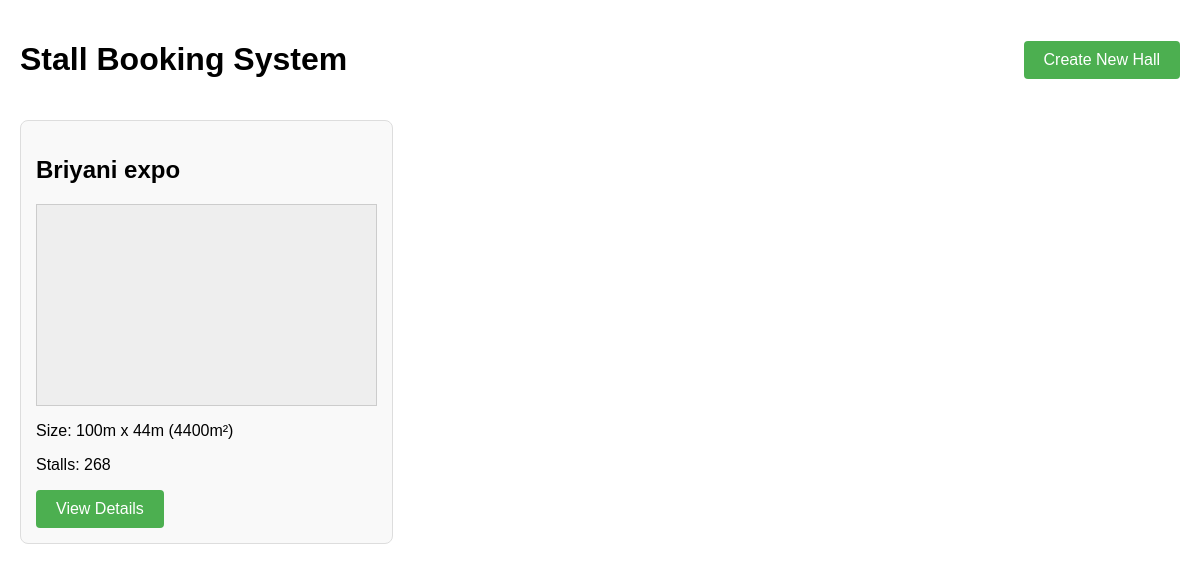
Before: /index/ with the older database file.
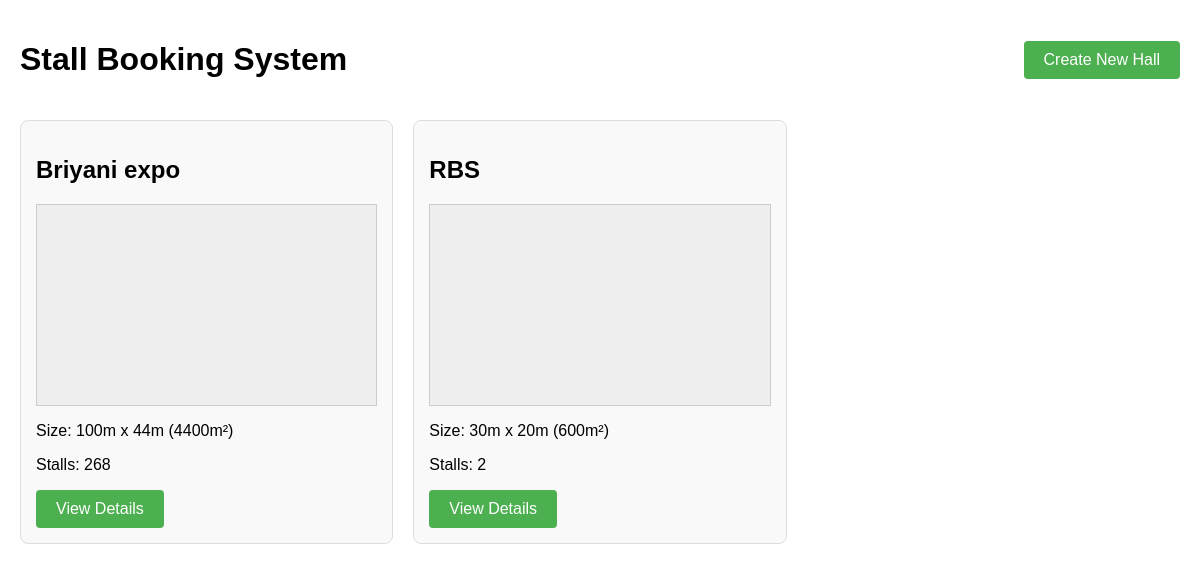
After: the same page with the newer database file.
### halls/models.py (models this page shows, shortened)
class Hall(models.Model):
    name = models.CharField(max_length=100)
    length = models.IntegerField(help_text="Length in meters")
    breadth = models.IntegerField(help_text="Breadth in meters")
    @property
    def total_area(self):
        return self.length * self.breadth

### halls/views.py (the view)
# urls.py: path('index/', views.index, name='index'),
def index(request):
    halls = Hall.objects.all()
    return render(request, 'halls/index.html', {'halls': halls})

### templates/halls/index.html (shortened to what this page needs)
<!DOCTYPE html>
<html lang="en">
<head>
</head>
<body>
    <div class="container">
        <div class="header">
            <h1>Stall Booking System</h1>
            <a href="{% url 'create_hall' %}" class="btn">Create New Hall</a>
        </div>
        <div class="hall-grid">
            {% for hall in halls %}
            <div class="hall-card">
                <h2>{{ hall.name }}</h2>
                <div class="hall-preview" id="hall-preview-{{ hall.id }}"
                     data-hall-id="{{ hall.id }}"
                     data-length="{{ hall.length }}"
                     data-breadth="{{ hall.breadth }}">
                </div>
                <p>Size: {{ hall.length }}m x {{ hall.breadth }}m ({{ hall.total_area }}m²)</p>
                <p>Stalls: {{ hall.stalls.count }}</p>
                <a href="{% url 'hall_detail' hall.id %}" class="btn">View Details</a>
            </div>
            {% empty %}
            <p>No halls available. Create a new hall to get started.</p>
            {% endfor %}
        </div>
    </div>
</body>
</html>

### templates/halls/index.html (style rules this page uses)
body { font-family: Arial, sans-serif; margin: 0; padding: 20px; }
.container { max-width: 1200px; margin: 0 auto; }
.header { display: flex; justify-content: space-between; align-items: center; margin-bottom: 20px; }
.btn { background-color: #4CAF50; border: none; color: white; padding: 10px 20px; text-align: center; text-decoration: none; display: inline-block; font-size: 16px; cursor: pointer; border-radius: 4px; }
.hall-grid { display: grid; grid-template-columns: repeat(auto-fill, minmax(300px, 1fr)); grid-gap: 20px; }
.hall-card { border: 1px solid #ddd; border-radius: 8px; padding: 15px; background-color: #f9f9f9; }
.hall-preview { height: 200px; background-color: #eee; margin-bottom: 10px; border: 1px solid #ccc; position: relative; overflow: hidden; }

Changed rows visible on the page:
added Hall: name "RBS", length "30", breadth "20", total_area "600", stalls.count "2"
